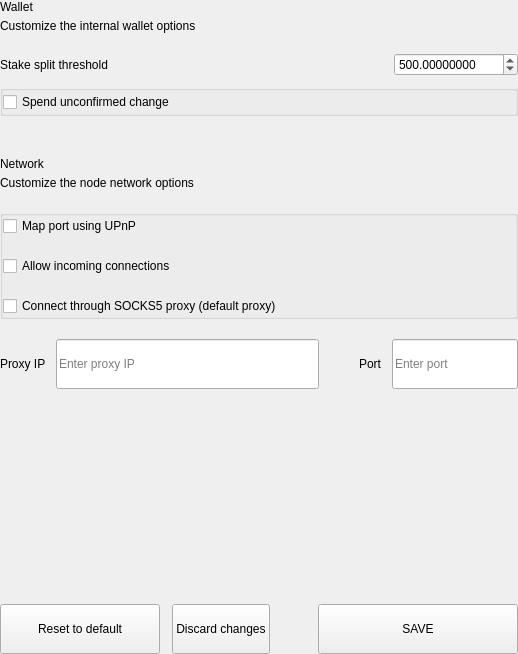
<?xml version="1.0" encoding="UTF-8"?>
<ui version="4.0">
 <class>SettingsWalletOptionsWidget</class>
 <widget class="QWidget" name="SettingsWalletOptionsWidget">
  <property name="geometry">
   <rect>
    <x>0</x>
    <y>0</y>
    <width>518</width>
    <height>654</height>
   </rect>
  </property>
  <property name="windowTitle">
   <string>Form</string>
  </property>
  <layout class="QVBoxLayout" name="verticalLayout">
   <property name="spacing">
    <number>0</number>
   </property>
   <property name="leftMargin">
    <number>0</number>
   </property>
   <property name="topMargin">
    <number>0</number>
   </property>
   <property name="rightMargin">
    <number>0</number>
   </property>
   <property name="bottomMargin">
    <number>0</number>
   </property>
   <item>
    <widget class="QWidget" name="left" native="true">
     <layout class="QVBoxLayout" name="verticalLayout_1">
      <property name="leftMargin">
       <number>0</number>
      </property>
      <property name="topMargin">
       <number>0</number>
      </property>
      <property name="rightMargin">
       <number>0</number>
      </property>
      <property name="bottomMargin">
       <number>0</number>
      </property>
      <item>
       <layout class="QVBoxLayout" name="verticalLayout_2">
        <property name="spacing">
         <number>0</number>
        </property>
        <item>
         <layout class="QHBoxLayout" name="horizontalLayout">
          <property name="spacing">
           <number>0</number>
          </property>
          <item>
           <layout class="QVBoxLayout" name="verticalLayoutTitle">
            <property name="spacing">
             <number>5</number>
            </property>
            <item>
             <widget class="QLabel" name="labelTitle">
              <property name="text">
               <string>Wallet</string>
              </property>
             </widget>
            </item>
            <item>
             <widget class="QLabel" name="labelSubtitle1">
              <property name="text">
               <string>Customize the internal wallet options</string>
              </property>
              <property name="wordWrap">
               <bool>true</bool>
              </property>
             </widget>
            </item>
           </layout>
          </item>
         </layout>
        </item>
        <item>
         <spacer name="verticalSpacer">
          <property name="orientation">
           <enum>Qt::Vertical</enum>
          </property>
          <property name="sizeType">
           <enum>QSizePolicy::Fixed</enum>
          </property>
          <property name="sizeHint" stdset="0">
           <size>
            <width>20</width>
            <height>20</height>
           </size>
          </property>
         </spacer>
        </item>
        <item>
         <layout class="QHBoxLayout" name="horizontalLayout_1">
          <property name="bottomMargin">
           <number>9</number>
          </property>
          <item>
           <widget class="QLabel" name="labelTitleStake">
                           <!-- PPP hide -->
             <property name="visible">
               <bool>false</bool>
             </property>
            <property name="text">
             <string>Stake split threshold</string>
            </property>
           </widget>
          </item>
          <item>
           <spacer name="horizontalSpacer">
            <property name="orientation">
             <enum>Qt::Horizontal</enum>
            </property>
            <property name="sizeHint" stdset="0">
             <size>
              <width>40</width>
              <height>20</height>
             </size>
            </property>
           </spacer>
          </item>
          <item>
           <widget class="QDoubleSpinBox" name="spinBoxStakeSplitThreshold">
                            <!-- PPP hide -->
             <property name="visible">
               <bool>false</bool>
             </property>
            <property name="decimals">
             <number>8</number>
            </property>
            <property name="minimum">
             <number>0</number>
            </property>
            <property name="maximum">
             <number>999999</number>
            </property>
            <property name="value">
             <number>500</number>
            </property>
           </widget>
          </item>
         </layout>
        </item>
        <item>
         <widget class="QGroupBox" name="groupBox">
          <property name="title">
           <string/>
          </property>
          <layout class="QVBoxLayout" name="verticalLayout_3">
           <property name="spacing">
            <number>20</number>
           </property>
           <property name="leftMargin">
            <number>0</number>
           </property>
           <property name="topMargin">
            <number>0</number>
           </property>
           <property name="rightMargin">
            <number>0</number>
           </property>
           <property name="bottomMargin">
            <number>0</number>
           </property>
           <item>
            <widget class="QCheckBox" name="radioButtonSpend">
             <property name="text">
              <string>Spend unconfirmed change</string>
             </property>
            </widget>
           </item>
          </layout>
         </widget>
        </item>
        <item>
         <spacer name="verticalSpacer_1">
          <property name="orientation">
           <enum>Qt::Vertical</enum>
          </property>
          <property name="sizeType">
           <enum>QSizePolicy::Fixed</enum>
          </property>
          <property name="sizeHint" stdset="0">
           <size>
            <width>20</width>
            <height>20</height>
           </size>
          </property>
         </spacer>
        </item>
        <item>
         <widget class="QLabel" name="labelDivider">
          <property name="minimumSize">
           <size>
            <width>0</width>
            <height>1</height>
           </size>
          </property>
          <property name="maximumSize">
           <size>
            <width>16777215</width>
            <height>1</height>
           </size>
          </property>
          <property name="text">
           <string/>
          </property>
         </widget>
        </item>
        <item>
         <spacer name="verticalSpacer_2">
          <property name="orientation">
           <enum>Qt::Vertical</enum>
          </property>
          <property name="sizeType">
           <enum>QSizePolicy::Fixed</enum>
          </property>
          <property name="sizeHint" stdset="0">
           <size>
            <width>20</width>
            <height>20</height>
           </size>
          </property>
         </spacer>
        </item>
        <item>
         <layout class="QHBoxLayout" name="horizontalLayout_2">
          <property name="spacing">
           <number>0</number>
          </property>
          <item>
           <layout class="QVBoxLayout" name="verticalLayoutTitle_1">
            <property name="spacing">
             <number>5</number>
            </property>
            <item>
             <widget class="QLabel" name="labelTitleNetwork">
              <property name="text">
               <string>Network</string>
              </property>
             </widget>
            </item>
            <item>
             <widget class="QLabel" name="labelSubtitleNetwork">
              <property name="text">
               <string>Customize the node network options</string>
              </property>
              <property name="wordWrap">
               <bool>true</bool>
              </property>
             </widget>
            </item>
           </layout>
          </item>
         </layout>
        </item>
        <item>
         <spacer name="verticalSpacer_3">
          <property name="orientation">
           <enum>Qt::Vertical</enum>
          </property>
          <property name="sizeType">
           <enum>QSizePolicy::Fixed</enum>
          </property>
          <property name="sizeHint" stdset="0">
           <size>
            <width>20</width>
            <height>20</height>
           </size>
          </property>
         </spacer>
        </item>
        <item>
         <widget class="QGroupBox" name="groupBox_1">
          <property name="title">
           <string/>
          </property>
          <layout class="QVBoxLayout" name="verticalLayout_4">
           <property name="spacing">
            <number>20</number>
           </property>
           <property name="leftMargin">
            <number>0</number>
           </property>
           <property name="topMargin">
            <number>0</number>
           </property>
           <property name="rightMargin">
            <number>0</number>
           </property>
           <property name="bottomMargin">
            <number>0</number>
           </property>
           <item>
            <widget class="QCheckBox" name="checkBoxMap">
             <property name="text">
              <string>Map port using UPnP</string>
             </property>
            </widget>
           </item>
           <item>
            <widget class="QCheckBox" name="checkBoxAllow">
             <property name="text">
              <string>Allow incoming connections</string>
             </property>
            </widget>
           </item>
           <item>
            <widget class="QCheckBox" name="checkBoxConnect">
             <property name="text">
              <string>Connect through SOCKS5 proxy (default proxy)</string>
             </property>
            </widget>
           </item>
          </layout>
         </widget>
        </item>
        <item>
         <spacer name="verticalSpacer_4">
          <property name="orientation">
           <enum>Qt::Vertical</enum>
          </property>
          <property name="sizeType">
           <enum>QSizePolicy::Fixed</enum>
          </property>
          <property name="sizeHint" stdset="0">
           <size>
            <width>20</width>
            <height>20</height>
           </size>
          </property>
         </spacer>
        </item>
        <item>
         <layout class="QHBoxLayout" name="horizontalLayout_3" stretch="2,0,1">
          <property name="spacing">
           <number>0</number>
          </property>
          <item>
           <layout class="QHBoxLayout" name="horizontalLayout_4">
            <property name="spacing">
             <number>10</number>
            </property>
            <item>
             <widget class="QLabel" name="labelSubtitleProxy">
              <property name="text">
               <string>Proxy IP</string>
              </property>
             </widget>
            </item>
            <item>
             <widget class="QLineEdit" name="lineEditProxy">
              <property name="minimumSize">
               <size>
                <width>0</width>
                <height>50</height>
               </size>
              </property>
              <property name="maximumSize">
               <size>
                <width>16777215</width>
                <height>50</height>
               </size>
              </property>
              <property name="placeholderText">
               <string>Enter proxy IP</string>
              </property>
             </widget>
            </item>
           </layout>
          </item>
          <item>
           <spacer name="horizontalSpacer_1">
            <property name="orientation">
             <enum>Qt::Horizontal</enum>
            </property>
            <property name="sizeHint" stdset="0">
             <size>
              <width>40</width>
              <height>20</height>
             </size>
            </property>
           </spacer>
          </item>
          <item>
           <layout class="QHBoxLayout" name="horizontalLayout_5">
            <property name="spacing">
             <number>10</number>
            </property>
            <item>
             <widget class="QLabel" name="labelSubtitlePort">
              <property name="text">
               <string>Port</string>
              </property>
             </widget>
            </item>
            <item>
             <widget class="QLineEdit" name="lineEditPort">
              <property name="minimumSize">
               <size>
                <width>0</width>
                <height>50</height>
               </size>
              </property>
              <property name="maximumSize">
               <size>
                <width>16777215</width>
                <height>50</height>
               </size>
              </property>
              <property name="placeholderText">
               <string>Enter port</string>
              </property>
             </widget>
            </item>
           </layout>
          </item>
         </layout>
        </item>
        <item>
         <spacer name="verticalSpacer_5">
          <property name="orientation">
           <enum>Qt::Vertical</enum>
          </property>
          <property name="sizeHint" stdset="0">
           <size>
            <width>20</width>
            <height>40</height>
           </size>
          </property>
         </spacer>
        </item>
        <item>
         <layout class="QHBoxLayout" name="horizontalLayout_6">
          <property name="spacing">
           <number>12</number>
          </property>
          <item>
           <widget class="QPushButton" name="pushButtonReset">
            <property name="minimumSize">
             <size>
              <width>160</width>
              <height>50</height>
             </size>
            </property>
            <property name="maximumSize">
             <size>
              <width>50</width>
              <height>16777215</height>
             </size>
            </property>
            <property name="focusPolicy">
             <enum>Qt::NoFocus</enum>
            </property>
            <property name="text">
             <string>Reset to default</string>
            </property>
           </widget>
          </item>
          <item>
           <widget class="QPushButton" name="pushButtonClean">
            <property name="minimumSize">
             <size>
              <width>0</width>
              <height>50</height>
             </size>
            </property>
            <property name="focusPolicy">
             <enum>Qt::NoFocus</enum>
            </property>
            <property name="text">
             <string>Discard changes</string>
            </property>
           </widget>
          </item>
          <item>
           <spacer name="horizontalSpacer_2">
            <property name="orientation">
             <enum>Qt::Horizontal</enum>
            </property>
            <property name="sizeType">
             <enum>QSizePolicy::Expanding</enum>
            </property>
            <property name="sizeHint" stdset="0">
             <size>
              <width>40</width>
              <height>20</height>
             </size>
            </property>
           </spacer>
          </item>
          <item>
           <widget class="QPushButton" name="pushButtonSave">
            <property name="minimumSize">
             <size>
              <width>200</width>
              <height>50</height>
             </size>
            </property>
            <property name="maximumSize">
             <size>
              <width>200</width>
              <height>50</height>
             </size>
            </property>
            <property name="focusPolicy">
             <enum>Qt::NoFocus</enum>
            </property>
            <property name="text">
             <string>SAVE</string>
            </property>
           </widget>
          </item>
         </layout>
        </item>
       </layout>
      </item>
     </layout>
    </widget>
   </item>
  </layout>
 </widget>
 <resources/>
 <connections/>
</ui>
